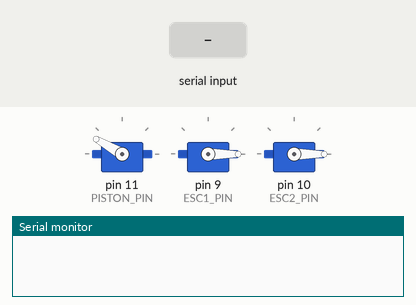
Simulated run of this sketch. Board: Arduino Uno, built with avr-gcc and run on an emulated ATmega328P. On the bench: 3 × servo, the last lines printed to the serial monitor. The test bench sets the inputs (shaded band).

Above: at 1.2 s.
1.3 s: "s\n" received over Serial
At 2.1 s:
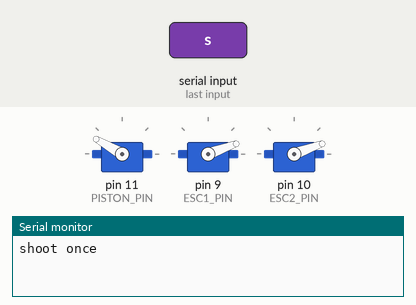
4.3 s: "S\n" received over Serial
At 6.1 s:
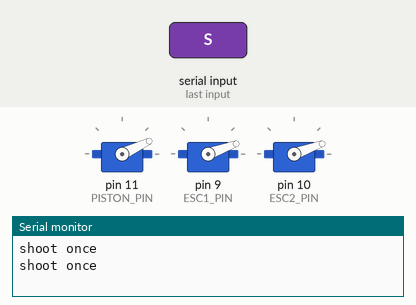
Timing chart, 0 to 7.8 s (numbered marks = the images above; inputs shaded):
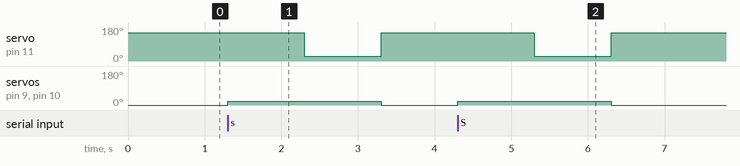

Measured:
- after the input at 1.3 s, servo on pin 11 (PISTON_PIN): 150° → 25° after 1.0 s, → 150° 1.0 s later; servo on pin 9 (ESC1_PIN), servo on pin 10 (ESC2_PIN): 0° → 20° at once, → 0° 2.0 s later
- after the input at 4.3 s, servo on pin 11 (PISTON_PIN): 150° → 25° after 1.0 s, → 150° 1.0 s later; servo on pin 9 (ESC1_PIN), servo on pin 10 (ESC2_PIN): 0° → 20° at once, → 0° 2.0 s later

The sketch:

pm.ino
```cpp
#include <Servo.h>

#define ESC1_PIN 9
#define ESC2_PIN 10
#define PISTON_PIN 11

// times
#define PRESSED_PISTON_DURATION 1000
#define ESC_POWER_ON_DURATION 1000
#define ESC_POWER_OFF_DURATION 1000

// servo limits
#define PISTON_PRESSED_ANGLE 25
#define PISTON_NOT_PRESSED_ANGLE 150

// ESC limits
#define ESC_POWER 20 // [0, 180]

// brain def
class Brain {
   private:
    Servo Piston;
    Servo ESC1;
    Servo ESC2;

    // servo helper functions
    void press_piston() {
        Piston.write(PISTON_PRESSED_ANGLE);
    }
    void release_piston() {
        Piston.write(PISTON_NOT_PRESSED_ANGLE);
    }
    void turn_on_esc() {
        ESC1.write(ESC_POWER);
        ESC2.write(ESC_POWER);
    }
    void turn_off_esc() {
        ESC1.write(0);
        ESC2.write(0);
    }

   public:
    void setup() {
        Piston.attach(PISTON_PIN);
        ESC1.attach(ESC1_PIN, 1000, 2000);
        ESC2.attach(ESC2_PIN, 1000, 2000);

        turn_off_esc();
        release_piston();
    }

    void loop() {
        // Serial.println("I am class");
        // Piston.write(piston_angle);
    }

    void shoot_once() {
        Serial.println("shoot once");
        // turn on esc
        turn_on_esc();

        // wait for esc to power on
        delay(ESC_POWER_ON_DURATION);

        press_piston();
        delay(PRESSED_PISTON_DURATION);
        release_piston();

        // turn off esc
        turn_off_esc();
        // wait for esc to power off
        delay(ESC_POWER_OFF_DURATION);
    }
};

Brain brain;

void setup() {
    Serial.begin(9600);

    brain.setup();
}

void loop() {
    brain.loop();

    if (Serial.available() > 0) {
        char tmp = Serial.read();
        if (tmp != '\n') {
            switch (tmp) {
                case 's':
                    brain.shoot_once();
                    break;
                case 'S':
                    brain.shoot_once();
                    break;
                default:
                    Serial.print("Invalid command: 0x");
                    Serial.println(tmp, HEX);
                    break;
            }
        }
    }
}
```
